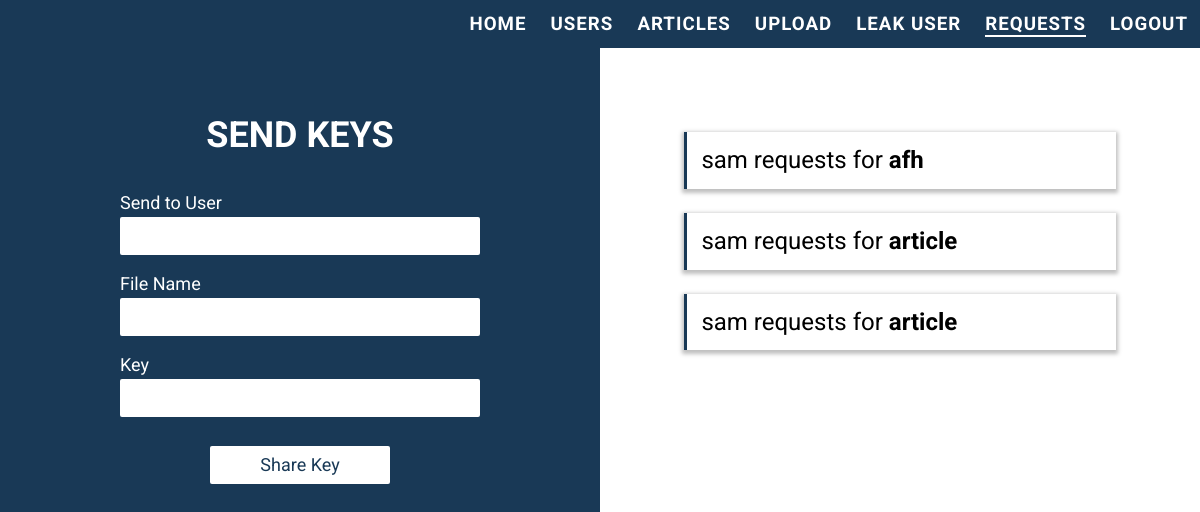
/admin/sendkey.php (signed in), run on the app's committed database.
### tables this page shows
CREATE TABLE IF NOT EXISTS `askkey` (
  `id` int(10) NOT NULL AUTO_INCREMENT,
  `user` varchar(50) NOT NULL,
  `filename` varchar(50) NOT NULL,
  `status` varchar(50) NOT NULL,
  `reciver` varchar(50) NOT NULL,
  `k` varchar(38) NOT NULL,
  PRIMARY KEY (`id`)
);

### admin/sendkey.php (the view, shortened to what this page needs)
<!DOCTYPE html>
<html lang="en">
<head>
	<link rel="stylesheet" href="stylesheet.css" type="text/css" />
	<link rel="stylesheet" href="../stylesheet.css" type="text/css" />
</head>
<body style="overflow:hidden">
	<nav>
        <h3><a href="admin.php">HOME</a></h3>
		<h3><a href="m_user.php">USERS</a></h3>
		<h3><a href="m_arti.php">ARTICLES</a></h3>
        <h3><a href="upload.php">UPLOAD</a></h3>
		<h3><a href="leakfile.php">LEAK USER</a></h3>
        <h3><a href="sendkey.php" class="admin-active-nav">REQUESTS</a></h3>
        <h3><a href="logout.php">LOGOUT</a></h3>
    </nav>
	<div class="req-main">
        <form name="s" action="sendkeytouser.php" method="POST" onsubmit="return valid()" class="auth-form">
            <h1>SEND KEYS</h1>
            <label for="name">Send to User</label>
            <input type="text" name="a1" id="a1">
            <label for="file">File Name</label>
            <input type="text" name="a3" id="a3">
            <label for="key">Key</label>
            <input type="text" name="a2" id="a2">
			<input type="submit" name="s" value="Share Key" class="c-btn c-btn-2" style="width:50%!important">
		</form>
        <div>
            <ul class="admin-requests">
			<?PHP
			require("config.php");
			$con = mysqli_connect("localhost","root",$dbPass);
				if (!$con)
					echo('Could not connect: ' . mysqli_error());
				else
				{
					mysqli_select_db($con, "dataleakage");
					$qry="Select * FROM askkey where reciver='admin' and status='no'";
						$result=mysqli_query($con, $qry);
					while($w1=mysqli_fetch_array($result))
					{
						echo
						'<li>'.$w1["user"].' requests for <b>'.$w1["filename"].'</b></li>';
					}
				}
			?>
            </ul>
        </div>
    </div>
</body>
</html>

### admin/stylesheet.css (style rules this page uses)
.admin-active-nav { border-bottom: 2px solid white; }
.req-main { display: flex; min-height: 100vh; font-size: large; }
.req-main > div { width: 50%; padding: 5%; }
.req-main input { width: 100% !important; }
.req-main h1 { margin-bottom: 10%; text-align: center; margin-top: -15% !important; }
.req-main .auth-form { width: 50%; padding: 10% !important; box-sizing: border-box; }
.req-main ul, .n-main ul { list-style-type: none; }
.req-main li, .n-main li { padding: 3%; border-left: 3px solid #193956; margin: 5%; font-size: x-large; box-shadow: 0px 2px 4px 2px rgba(0, 0, 0, 0.25); }
.admin-requests { height: 70vh; overflow-y: scroll; }

### stylesheet.css (style rules this page uses)
* { margin:0; padding:0; box-sizing: border-box; font-family: 'Roboto', sans-serif; }
body { min-height:100vh; }
.auth-form { background: #193956; display:flex; flex-direction: column; color:white; }
.auth-form label { display:block; text-align: left; margin-bottom:1%; }
.auth-form input,.auth-form textarea { border:none; outline:none; border-radius: 2px; background: white; min-height:2.4rem; width:100%; margin-bottom:5%; padding:0 2%; }
.auth-form .c-btn-2 { background: white; color:#193956; width:60%; margin:3% auto; display:block; }
nav { background: #193956; display:flex; justify-content: flex-end; height:3rem; color:white; }
nav h3 { margin: auto 1%; }
nav h3 a { text-decoration: none; color:white; letter-spacing: 1px; }
.c-btn { background: #193956; padding:1% 5%; color:white; margin:2% 0 5%; font-size: large; cursor:pointer; border:none; outline:none; border-radius: 5px; }

### data on the page
askkey: user "sam", filename "afh"
askkey: user "sam", filename "article"
askkey: user "sam", filename "article"
